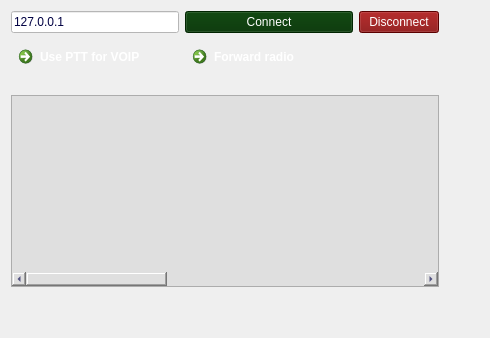
        <widget class="QWidget" name="tab_3">
         <property name="sizePolicy">
          <sizepolicy hsizetype="MinimumExpanding" vsizetype="MinimumExpanding">
           <horstretch>0</horstretch>
           <verstretch>0</verstretch>
          </sizepolicy>
         </property>
         <property name="toolTip">
          <string>&lt;html&gt;&lt;head/&gt;&lt;body&gt;&lt;p&gt;Config&lt;/p&gt;&lt;/body&gt;&lt;/html&gt;</string>
         </property>
         <attribute name="title">
          <string>VOIP</string>
         </attribute>
         <layout class="QGridLayout" name="gridLayout_2">
          <item row="3" column="0">
           <spacer name="verticalSpacer_2">
            <property name="orientation">
             <enum>Qt::Vertical</enum>
            </property>
            <property name="sizeHint" stdset="0">
             <size>
              <width>20</width>
              <height>40</height>
             </size>
            </property>
           </spacer>
          </item>
          <item row="0" column="2">
           <widget class="QPushButton" name="voipDisconnectButton">
            <property name="styleSheet">
             <string notr="true">font: 14pt &quot;Sans Serif&quot;;
background: none;
background-color: rgb(127, 0, 0);
color: rgb(255, 255, 255);</string>
            </property>
            <property name="text">
             <string>Disconnect</string>
            </property>
           </widget>
          </item>
          <item row="0" column="1">
           <widget class="QPushButton" name="voipConnectButton">
            <property name="styleSheet">
             <string notr="true">font: 14pt &quot;Sans Serif&quot;;
background: none;
background-color: rgb(0, 50, 0);
color: rgb(255, 255, 255);</string>
            </property>
            <property name="text">
             <string>Connect</string>
            </property>
           </widget>
          </item>
          <item row="1" column="1">
           <widget class="QCommandLinkButton" name="voipForwardButton">
            <property name="styleSheet">
             <string notr="true">font: 14pt &quot;Sans Serif&quot;;
border-width: 4px;
color: rgb(255, 255, 255);
background-color: rgb(85, 85, 127);</string>
            </property>
            <property name="text">
             <string>Forward radio</string>
            </property>
            <property name="checkable">
             <bool>true</bool>
            </property>
           </widget>
          </item>
          <item row="0" column="0">
           <widget class="QLineEdit" name="voipServerEdit">
            <property name="styleSheet">
             <string notr="true">background-color: rgb(255, 255, 255);
color: rgb(0, 0, 66);
font: 14pt &quot;Sans Serif&quot;;</string>
            </property>
            <property name="text">
             <string>127.0.0.1</string>
            </property>
           </widget>
          </item>
          <item row="0" column="3">
           <spacer name="horizontalSpacer_5">
            <property name="orientation">
             <enum>Qt::Horizontal</enum>
            </property>
            <property name="sizeHint" stdset="0">
             <size>
              <width>40</width>
              <height>20</height>
             </size>
            </property>
           </spacer>
          </item>
          <item row="1" column="0">
           <widget class="QCommandLinkButton" name="pttVoipButton">
            <property name="sizePolicy">
             <sizepolicy hsizetype="Fixed" vsizetype="Fixed">
              <horstretch>0</horstretch>
              <verstretch>0</verstretch>
             </sizepolicy>
            </property>
            <property name="minimumSize">
             <size>
              <width>120</width>
              <height>50</height>
             </size>
            </property>
            <property name="styleSheet">
             <string notr="true">font: 14pt &quot;Sans Serif&quot;;
border-width: 4px;
color: rgb(255, 255, 255);
background-color: rgb(85, 85, 127);</string>
            </property>
            <property name="text">
             <string>Use PTT for VOIP</string>
            </property>
            <property name="checkable">
             <bool>true</bool>
            </property>
           </widget>
          </item>
          <item row="2" column="0" colspan="3">
           <widget class="QTreeWidget" name="voipTreeWidget">
            <property name="styleSheet">
             <string notr="true">color: rgb(0, 85, 127);
color: rgb(0, 0, 71);
background-color: rgb(223, 223, 223);
font: 12pt &quot;Sans Serif&quot;;</string>
            </property>
            <property name="alternatingRowColors">
             <bool>false</bool>
            </property>
            <property name="selectionBehavior">
             <enum>QAbstractItemView::SelectItems</enum>
            </property>
            <property name="rootIsDecorated">
             <bool>false</bool>
            </property>
            <property name="itemsExpandable">
             <bool>true</bool>
            </property>
            <property name="wordWrap">
             <bool>true</bool>
            </property>
            <property name="headerHidden">
             <bool>true</bool>
            </property>
            <property name="expandsOnDoubleClick">
             <bool>false</bool>
            </property>
            <property name="columnCount">
             <number>4</number>
            </property>
            <attribute name="headerVisible">
             <bool>false</bool>
            </attribute>
            <attribute name="headerDefaultSectionSize">
             <number>300</number>
            </attribute>
            <attribute name="headerHighlightSections">
             <bool>true</bool>
            </attribute>
            <column>
             <property name="text">
              <string notr="true">1</string>
             </property>
            </column>
            <column>
             <property name="text">
              <string notr="true">2</string>
             </property>
            </column>
            <column>
             <property name="text">
              <string notr="true">3</string>
             </property>
            </column>
            <column>
             <property name="text">
              <string notr="true">4</string>
             </property>
            </column>
           </widget>
          </item>
         </layout>
        </widget>
